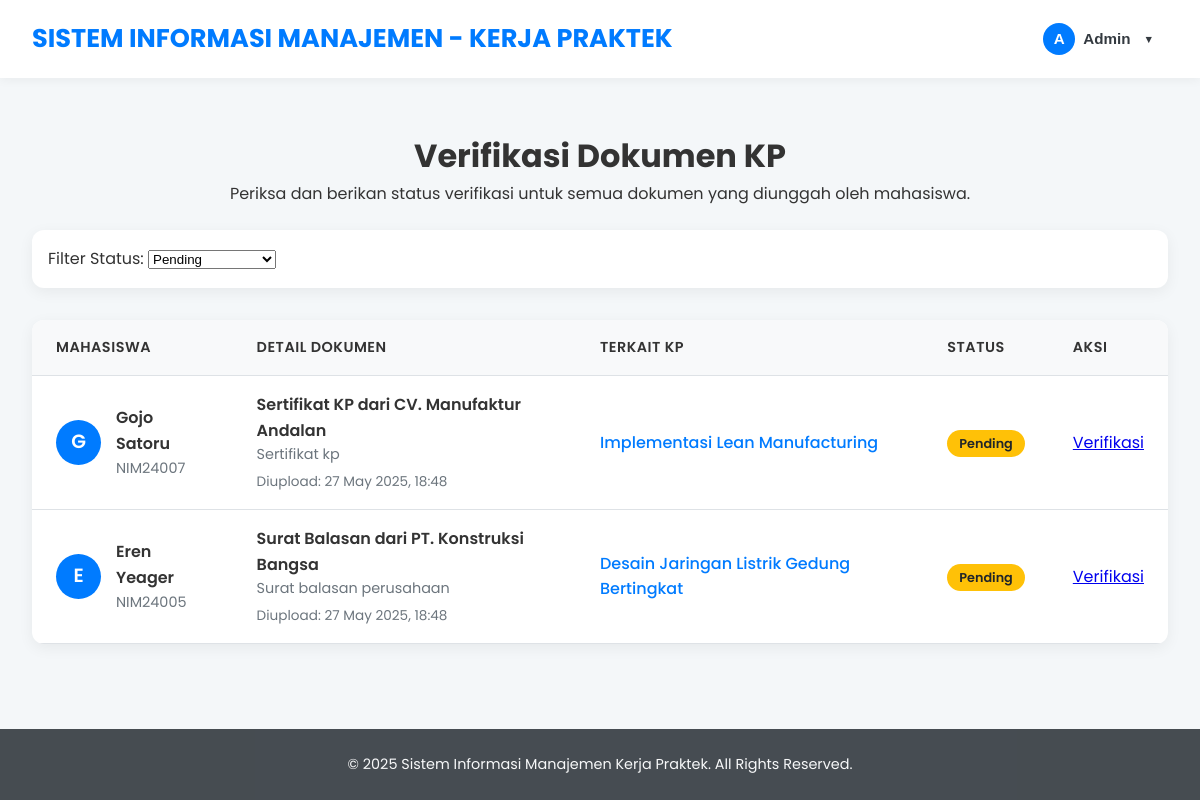
/admin_prodi/dokumen_verifikasi_list.php (signed in), run on the app's committed database.
### tables this page shows
CREATE TABLE `dokumen_kp` (
  `id_dokumen` int NOT NULL,
  `id_pengajuan` int NOT NULL,
  `uploader_id` varchar(20) NOT NULL,
  `tipe_uploader` enum('mahasiswa','dosen','admin') NOT NULL,
  `nama_dokumen` varchar(255) NOT NULL,
  `jenis_dokumen` enum('ktm','khs','proposal_kp','surat_pengantar_kp','surat_balasan_perusahaan','laporan_kemajuan','draft_laporan_akhir','laporan_akhir_final','lembar_pengesahan','sertifikat_kp','form_penilaian_perusahaan','form_penilaian_dosen','lainnya') NOT NULL,
  `file_path` varchar(255) NOT NULL,
  `deskripsi` text,
  `status_verifikasi_dokumen` enum('pending','disetujui','revisi_diperlukan','ditolak') DEFAULT 'pending',
  `catatan_verifikator` text,
  `tanggal_upload` timestamp NOT NULL DEFAULT CURRENT_TIMESTAMP
);

CREATE TABLE `mahasiswa` (
  `nim` varchar(15) NOT NULL,
  `password` varchar(100) NOT NULL,
  `nama` varchar(100) NOT NULL,
  `email` varchar(100) NOT NULL,
  `no_hp` varchar(20) DEFAULT NULL,
  `prodi` varchar(50) DEFAULT NULL,
  `angkatan` int DEFAULT NULL,
  `ipk` decimal(3,2) DEFAULT '0.00',
  `sks_lulus` int DEFAULT '0',
  `status_akun` enum('pending_verification','active','suspended') DEFAULT 'pending_verification',
  `created_at` timestamp NOT NULL DEFAULT CURRENT_TIMESTAMP,
  `updated_at` timestamp NOT NULL DEFAULT CURRENT_TIMESTAMP ON UPDATE CURRENT_TIMESTAMP
);

CREATE TABLE `pengajuan_kp` (
  `id_pengajuan` int NOT NULL,
  `nim` varchar(15) NOT NULL,
  `id_perusahaan` int DEFAULT NULL,
  `judul_kp` varchar(255) DEFAULT NULL,
  `deskripsi_kp` text,
  `tanggal_pengajuan` date NOT NULL,
  `tanggal_mulai_rencana` date DEFAULT NULL,
  `tanggal_selesai_rencana` date DEFAULT NULL,
  `status_pengajuan` enum('draft','diajukan_mahasiswa','diverifikasi_dospem','disetujui_dospem','ditolak_dospem','menunggu_konfirmasi_perusahaan','diterima_perusahaan','ditolak_perusahaan','penentuan_dospem_kp','kp_berjalan','selesai_pelaksanaan','laporan_disetujui','selesai_dinilai','dibatalkan') DEFAULT 'draft',
  `nip_dosen_pembimbing_kp` varchar(20) DEFAULT NULL,
  `catatan_admin` text,
  `catatan_dosen` text,
  `surat_pengantar_path` varchar(255) DEFAULT NULL,
  `surat_balasan_perusahaan_path` varchar(255) DEFAULT NULL,
  `created_at` timestamp NOT NULL DEFAULT CURRENT_TIMESTAMP,
  `updated_at` timestamp NOT NULL DEFAULT CURRENT_TIMESTAMP ON UPDATE CURRENT_TIMESTAMP
);

### admin_prodi/dokumen_verifikasi_list.php (the view, shortened to what this page needs)
<?php
require_once '../config/db_connect.php';
$list_dokumen = [];
$error_db = '';
$filter_status_dokumen = isset($_GET['status_dokumen']) ? $_GET['status_dokumen'] : 'pending';
if ($conn) {
    $sql = "SELECT
                dk.id_dokumen, dk.id_pengajuan, dk.nama_dokumen, dk.jenis_dokumen, dk.tanggal_upload,
                dk.status_verifikasi_dokumen, pk.judul_kp, m.nim AS nim_mahasiswa, m.nama AS nama_mahasiswa
            FROM dokumen_kp dk
            JOIN pengajuan_kp pk ON dk.id_pengajuan = pk.id_pengajuan
            JOIN mahasiswa m ON pk.nim = m.nim";
    $params = [];
    $types = "";
    if (!empty($filter_status_dokumen) && $filter_status_dokumen !== 'semua') {
        $sql .= " WHERE dk.status_verifikasi_dokumen = ?";
        $params[] = $filter_status_dokumen;
        $types .= "s";
    }
    $sql .= " ORDER BY dk.tanggal_upload ASC";
    $stmt = $conn->prepare($sql);
    if ($stmt) {
        if (!empty($params)) {
            $stmt->bind_param($types, ...$params);
        }
        $stmt->execute();
        $result = $stmt->get_result();
        while ($row = $result->fetch_assoc()) {
            $list_dokumen[] = $row;
        }
    } else {
        $error_db = "Gagal menyiapkan query: " . $conn->error;
    }
}
$opsi_filter_status_dokumen = [
    'pending' => 'Pending', 'disetujui' => 'Disetujui',
    'revisi_diperlukan' => 'Revisi Diperlukan', 'ditolak' => 'Ditolak',
    'semua' => 'Tampilkan Semua'
];
$page_title = "Verifikasi Dokumen KP";
require_once '../includes/header.php';
?>
<div class="main-content-full">
    <div class="list-container">
        <div class="list-header">
            <h1><?php echo htmlspecialchars($page_title); ?></h1>
            <p>Periksa dan berikan status verifikasi untuk semua dokumen yang diunggah oleh mahasiswa.</p>
        </div>
        <form action="dokumen_verifikasi_list.php" method="GET" class="filter-form">
            <div class="form-group">
                <label for="status_dokumen">Filter Status:</label>
                <select name="status_dokumen" id="status_dokumen" onchange="this.form.submit()">
                    <?php foreach ($opsi_filter_status_dokumen as $value => $text): ?>
                        <option value="<?php echo $value; ?>" <?php echo ($filter_status_dokumen == $value) ? 'selected' : ''; ?>>
                            <?php echo htmlspecialchars($text); ?>
                        </option>
                    <?php endforeach; ?>
                </select>
            </div>
        </form>
        <?php if (empty($list_dokumen) && empty($error_db)): ?>
            <div class="message info">
                <h4>Tidak Ada Dokumen</h4>
                <p>Tidak ada dokumen yang cocok dengan filter status yang dipilih.</p>
            </div>
        <?php else: ?>
            <div class="table-responsive">
                <table class="data-table">
                    <thead>
                        <tr>
                            <th>Mahasiswa</th>
                            <th>Detail Dokumen</th>
                            <th>Terkait KP</th>
                            <th>Status</th>
                            <th>Aksi</th>
                        </tr>
                    </thead>
                    <tbody>
                        <?php foreach ($list_dokumen as $doc): ?>
                            <tr>
                                <td>
                                    <div class="mahasiswa-info">
                                        <div class="mahasiswa-avatar"><?php echo strtoupper(substr($doc['nama_mahasiswa'], 0, 1)); ?></div>
                                        <div>
                                            <div class="mahasiswa-nama"><?php echo htmlspecialchars($doc['nama_mahasiswa']); ?></div>
                                            <div class="mahasiswa-nim"><?php echo htmlspecialchars($doc['nim_mahasiswa']); ?></div>
                                        </div>
                                    </div>
                                </td>
                                <td>
                                    <div class="dokumen-nama"><?php echo htmlspecialchars($doc['nama_dokumen']); ?></div>
                                    <div class="dokumen-jenis"><?php echo htmlspecialchars(ucfirst(str_replace('_', ' ', $doc['jenis_dokumen']))); ?></div>
                                    <div class="tanggal-text">Diupload: <?php echo date("d M Y, H:i", strtotime($doc['tanggal_upload'])); ?></div>
                                </td>
                                <td class="judul-kp-cell">
                                    <a href="pengajuan_kp_detail_admin.php?id_pengajuan=<?php echo $doc['id_pengajuan']; ?>" title="Lihat Detail KP Terkait">
                                        <?php echo htmlspecialchars($doc['judul_kp']); ?>
                                    </a>
                                </td>
                                <td>
                                    <span class="status-badge status-dokumen-<?php echo strtolower(htmlspecialchars($doc['status_verifikasi_dokumen'])); ?>">
                                        <?php echo ucfirst(str_replace('_', ' ', htmlspecialchars($doc['status_verifikasi_dokumen']))); ?>
                                    </span>
                                </td>
                                <td>
                                    <a href="dokumen_verifikasi_form.php?id_dokumen=<?php echo $doc['id_dokumen']; ?>&id_pengajuan=<?php echo $doc['id_pengajuan']; ?>" class="btn btn-primary btn-sm">
                                        Verifikasi
                                    </a>
                                </td>
                            </tr>
                        <?php endforeach; ?>
                    </tbody>
                </table>
            </div>
        <?php endif; ?>
    </div>
</div>
<?php
require_once '../includes/footer.php';
?>

### includes/header.php (style rules this page uses)
:root { --primary-color: #007BFF; --primary-hover: #0056b3; --secondary-color: #6c757d; --dark-color: #343a40; --light-color: #f8f9fa; --background-color: #f4f7f9; --text-color: #333; --border-color: #dee2e6; --card-shadow: 0 4px 15px rgba(0,0,0,0.06); --border-radius: 12px; }
* { box-sizing: border-box; }
body, h1, h2, h3, h4, h5, h6, p, ul, ol { margin: 0; padding: 0; }
body { font-family: 'Poppins', sans-serif; line-height: 1.6; background-color: var(--background-color); color: var(--text-color); display: flex; flex-direction: column; min-height: 100vh; }

### admin_prodi/dokumen_verifikasi_list.php (style rules this page uses)
.list-container { max-width: 1400px; margin: 20px auto; padding: 2rem; }
.list-header { margin-bottom: 1.5rem; text-align: center; }
.table-responsive { background-color: #fff; border-radius: var(--border-radius); box-shadow: var(--card-shadow); overflow: hidden; }
.data-table { width: 100%; border-collapse: collapse; }
.data-table th, .data-table td { padding: 1rem 1.5rem; border-bottom: 1px solid var(--border-color); text-align: left; vertical-align: middle; }
.data-table th { background-color: #f8f9fa; font-weight: 600; font-size: 0.9em; text-transform: uppercase; letter-spacing: 0.5px; }
.judul-kp-cell a { text-decoration: none; color: var(--primary-color); font-weight: 500; }
.mahasiswa-info { display: flex; align-items: center; gap: 15px; }
.mahasiswa-avatar { width: 45px; height: 45px; border-radius: 50%; background-color: var(--primary-color); color: white; display: inline-flex; align-items: center; justify-content: center; font-size: 1.2em; font-weight: 600; flex-shrink: 0; }
.mahasiswa-nama { font-weight: 600; }
.mahasiswa-nim { font-size: 0.9em; color: #6c757d; }
.dokumen-nama { font-weight: 600; }
.dokumen-jenis { font-size: 0.9em; color: #6c757d; }
.tanggal-text { font-size: 0.85em; color: #6c757d; margin-top: 5px; }
.filter-form { display: flex; gap: 1rem; align-items: center; background-color: #fff; padding: 1rem; border-radius: var(--border-radius); margin-bottom: 2rem; box-shadow: var(--card-shadow); }
.status-badge { padding: 5px 12px; border-radius: 20px; font-size: 0.8em; font-weight: 600; }
.status-dokumen-pending { background-color: #ffc107; color: #212529; }

### data on the page
dokumen_kp: mahasiswa.nama "G", mahasiswa.nama "Gojo Satoru", mahasiswa.nim "NIM24007", nama_dokumen "Sertifikat KP dari CV. Manufaktur Andalan", jenis_dokumen "Sertifikat kp", tanggal_upload "27 May 2025, 18:48", id_pengajuan.judul_kp "Implementasi Lean Manufacturing", status_verifikasi_dokumen "Pending"
dokumen_kp: mahasiswa.nama "E", mahasiswa.nama "Eren Yeager", mahasiswa.nim "NIM24005", nama_dokumen "Surat Balasan dari PT. Konstruksi Bangsa", jenis_dokumen "Surat balasan perusahaan", tanggal_upload "27 May 2025, 18:48", id_pengajuan.judul_kp "Desain Jaringan Listrik Gedung Bertingkat", status_verifikasi_dokumen "Pending"

### other printed values
substr($user_nama, 0, 1) "A"
explode(' ', $user_nama)[0] "Admin"
$page_title "Verifikasi Dokumen KP"
form field status_dokumen "Pending"
